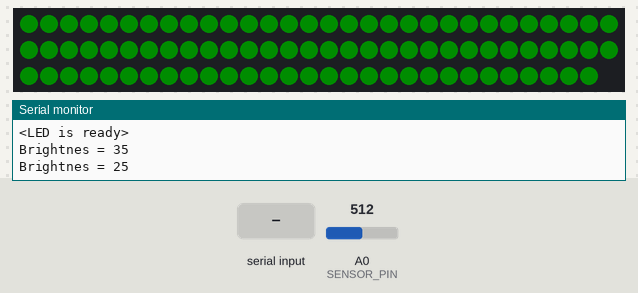
The sketch below on a simulated Arduino Uno, built with avr-gcc and run on an emulated ATmega328P. On the bench: 89 RGB LEDs in strip order, left to right, continuing on the next row, the last lines printed to the serial monitor. The test bench sets the inputs (shaded band); at power-on: A0 (SENSOR_PIN) = 512. Dim RGB values are drawn brighter than linear.

Above: at 1.2 s.
1.3 s: "90,45\n" received over Serial
At 3.2 s:
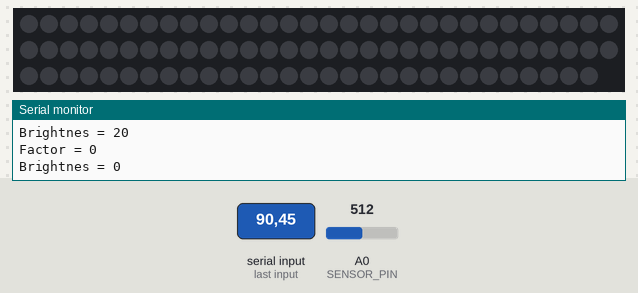
3.8 s: "30,150\n" received over Serial
At 4.1 s:
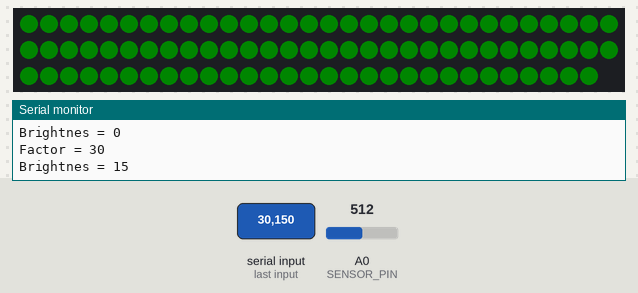
Timing chart, 0 to 6.8 s (numbered marks = the images above; inputs shaded):
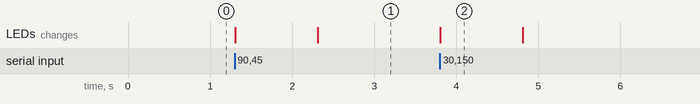

Measured:
- after the input at 1.3 s, the LEDs: first change at once (image 1 shows a later state)
- after the input at 3.8 s, the LEDs: change at once (image 2)
- what the display in image 2 shows lasts 1.0 s, from 3.8 s to 4.8 s

The sketch:

led-chromakey.ino
```cpp
/* Start of Code */

#include "FastLED.h"

// How many leds are connected?
#define NUM_LEDS 89
#define BRIGHTNES 35
#define FACTOR 50
int factor;
int brightnes;

// Define the Pins
#define DATA_PIN 8
#define SENSOR_PIN A0
#define BUFFER 20

// Define the array of leds
CRGB leds[NUM_LEDS];

void setup() {
  factor = FACTOR;
  FastLED.addLeds<NEOPIXEL, DATA_PIN>(leds, NUM_LEDS);
  FastLED.clear();
  // Change led colors
  for (int led = 0; led < NUM_LEDS; led++) {
    leds[led] = CRGB::Green;
  }
  Serial.begin(9600);
  Serial.println("<LED is ready>");
  updateBrightnes(BRIGHTNES);
}

void loop() {
  readFactor();
  senseBrightness();
}

void senseBrightness() {
  int analogValue = analogRead(SENSOR_PIN);
  int newBrightnes = (analogValue / 8) * factor / 128;

  //Serial.print("Sensor = ");
  //Serial.println(analogValue);
  //Serial.print("New Brightnes = ");
  //Serial.println(newBrightnes);
  if (((100 * newBrightnes) > (brightnes * (100 + BUFFER)) ||
       (100 * newBrightnes) < (brightnes * (100 - BUFFER))) &&
      newBrightnes >= 0 &&
      newBrightnes <= 100) {
    updateBrightnes(newBrightnes / 5 * 5);
    //Serial.print(100 * newBrightnes);
    //Serial.print(" > ");
    //Serial.print(String(brightnes * (100 + BUFFER)));
    //Serial.print(":");
    //Serial.println(String((100 * newBrightnes) > (brightnes * (100 + BUFFER))));
    //Serial.print(100 * newBrightnes);
    //Serial.print(" < ");
    //Serial.print(String(brightnes * (100 - BUFFER)));
    //Serial.print(":");
    //Serial.println(String((100 * newBrightnes) < (brightnes * (100 - BUFFER))));
  }
}

void readFactor() {
  if (Serial.available() > 0) {
    int input = Serial.parseInt();
    if (input != factor &&
        input >= 0 &&
        input <= 100) {
      factor = input;
      Serial.print("Factor = ");
      Serial.println(String(factor));
      senseBrightness();
    }
  }
}

void updateBrightnes( int newBrightnes) {
  brightnes = newBrightnes;
  Serial.print("Brightnes = ");
  Serial.println(String(brightnes));
  FastLED.setBrightness(brightnes);
  FastLED.show();
}
/* End of Code */
```
